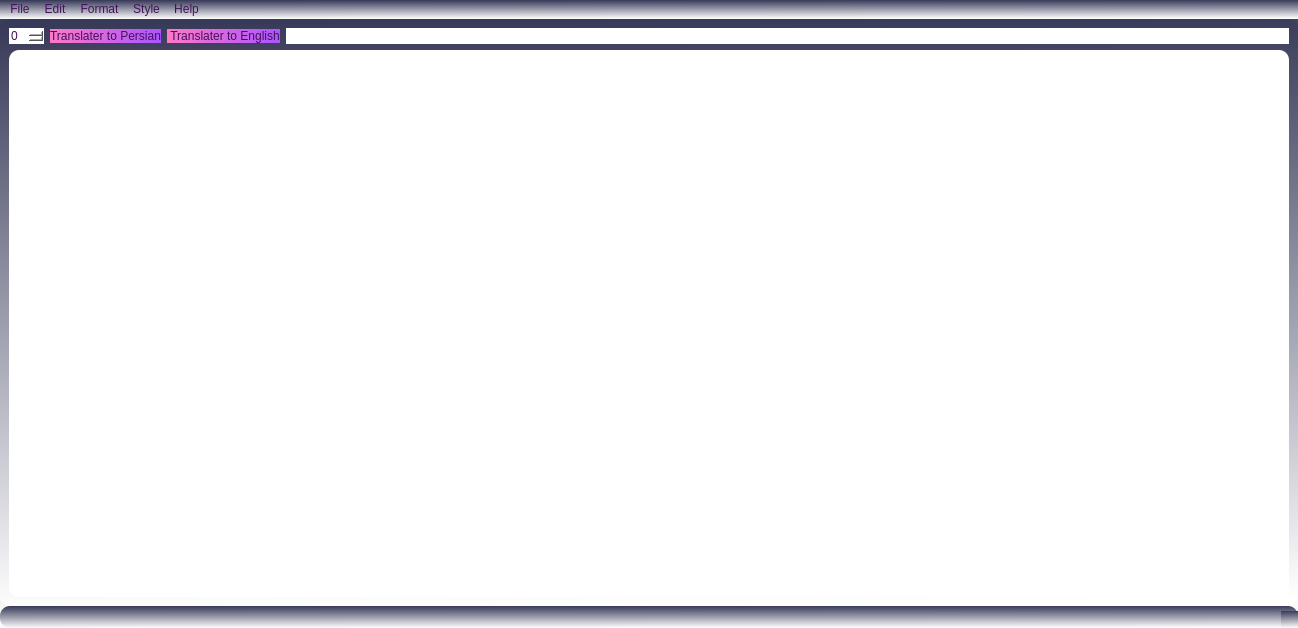
<?xml version="1.0" encoding="UTF-8"?>
<ui version="4.0">
 <class>MainWindow</class>
 <widget class="QMainWindow" name="MainWindow">
  <property name="geometry">
   <rect>
    <x>0</x>
    <y>0</y>
    <width>1298</width>
    <height>628</height>
   </rect>
  </property>
  <property name="windowTitle">
   <string>MainWindow</string>
  </property>
  <property name="styleSheet">
   <string notr="true">background-color: qlineargradient(spread:pad, x1:0.463, y1:0, x2:0.488, y2:1, stop:0 rgba(56, 58, 89, 255), stop:1 rgba(255, 255, 255, 255));
color: rgb(68, 18, 90);
selection-color: rgb(193, 92, 152);
border-radius: 10px;
</string>
  </property>
  <widget class="QWidget" name="centralwidget">
   <layout class="QGridLayout" name="gridLayout">
    <item row="0" column="0">
     <layout class="QVBoxLayout" name="verticalLayout">
      <item>
       <layout class="QHBoxLayout" name="horizontalLayout">
        <item>
         <widget class="QSpinBox" name="FontSize">
          <property name="styleSheet">
           <string notr="true">QAbstractSpinBox { background-color: rgb(255, 255, 255); }
</string>
          </property>
         </widget>
        </item>
        <item>
         <widget class="QPushButton" name="Persian_pushButton">
          <property name="styleSheet">
           <string notr="true">QPushButton { 
background-color: qlineargradient(spread:pad, x1:0, y1:0.511364, x2:1, y2:0.523, stop:0 rgba(254, 121, 199, 255), stop:1 rgba(170, 85, 255, 255));
border-radius: 10px;
}
</string>
          </property>
          <property name="text">
           <string>Translater to Persian</string>
          </property>
         </widget>
        </item>
        <item>
         <widget class="QPushButton" name="English_pushButton">
          <property name="styleSheet">
           <string notr="true">QPushButton {
background-color: qlineargradient(spread:pad, x1:0, y1:0.511364, x2:1, y2:0.523, stop:0 rgba(254, 121, 199, 255), stop:1 rgba(170, 85, 255, 255));
border-radius: 10px;
}</string>
          </property>
          <property name="text">
           <string> Translater to English</string>
          </property>
         </widget>
        </item>
        <item>
         <widget class="QLineEdit" name="lineEdit">
          <property name="styleSheet">
           <string notr="true">QLineEdit { background-color: white} </string>
          </property>
         </widget>
        </item>
       </layout>
      </item>
      <item>
       <widget class="QTextEdit" name="textEdit">
        <property name="styleSheet">
         <string notr="true">QTextEdit { background-color: rgb(255, 255, 255)}</string>
        </property>
       </widget>
      </item>
     </layout>
    </item>
   </layout>
  </widget>
  <widget class="QStatusBar" name="statusbar"/>
  <widget class="QMenuBar" name="menubar">
   <property name="geometry">
    <rect>
     <x>0</x>
     <y>0</y>
     <width>1298</width>
     <height>26</height>
    </rect>
   </property>
   <widget class="QMenu" name="menuFile">
    <property name="title">
     <string>File</string>
    </property>
    <addaction name="actionOpen"/>
    <addaction name="actionNew"/>
    <addaction name="actionSave"/>
    <addaction name="separator"/>
    <addaction name="actionPrint"/>
    <addaction name="actionPrint_Preview"/>
    <addaction name="actionExport"/>
    <addaction name="actionExit"/>
   </widget>
   <widget class="QMenu" name="menuEdit">
    <property name="title">
     <string>Edit</string>
    </property>
    <addaction name="actionCopy"/>
    <addaction name="actionCopy_Paste"/>
    <addaction name="actionCut"/>
    <addaction name="separator"/>
    <addaction name="actionUndo"/>
    <addaction name="actionRedo"/>
   </widget>
   <widget class="QMenu" name="menuFormat">
    <property name="title">
     <string>Format</string>
    </property>
    <addaction name="actionFont"/>
    <addaction name="actionColor"/>
   </widget>
   <widget class="QMenu" name="menuStyle">
    <property name="title">
     <string>Style</string>
    </property>
    <addaction name="actionBold"/>
    <addaction name="actionItalic"/>
    <addaction name="actionUnderline"/>
    <addaction name="separator"/>
    <addaction name="actionLeft"/>
    <addaction name="actionCenter"/>
    <addaction name="actionRight"/>
    <addaction name="actionJusstify"/>
   </widget>
   <widget class="QMenu" name="menuHelp">
    <property name="title">
     <string>Help</string>
    </property>
    <addaction name="actionAbout"/>
   </widget>
   <addaction name="menuFile"/>
   <addaction name="menuEdit"/>
   <addaction name="menuFormat"/>
   <addaction name="menuStyle"/>
   <addaction name="menuHelp"/>
  </widget>
  <action name="actionOpen">
   <property name="icon">
    <iconset>
     <normaloff>icons/icons8-open-64.png</normaloff>icons/icons8-open-64.png</iconset>
   </property>
   <property name="text">
    <string>Open</string>
   </property>
  </action>
  <action name="actionNew">
   <property name="icon">
    <iconset>
     <normaloff>icons/icons8-new-24.png</normaloff>icons/icons8-new-24.png</iconset>
   </property>
   <property name="text">
    <string>New</string>
   </property>
  </action>
  <action name="actionSave">
   <property name="icon">
    <iconset>
     <normaloff>icons/icons8-save-30.png</normaloff>icons/icons8-save-30.png</iconset>
   </property>
   <property name="text">
    <string>Save</string>
   </property>
  </action>
  <action name="actionPrint">
   <property name="icon">
    <iconset>
     <normaloff>icons/icons8-print-24.png</normaloff>icons/icons8-print-24.png</iconset>
   </property>
   <property name="text">
    <string>Print</string>
   </property>
  </action>
  <action name="actionPrint_Preview">
   <property name="icon">
    <iconset>
     <normaloff>icons/print preview.jpg</normaloff>icons/print preview.jpg</iconset>
   </property>
   <property name="text">
    <string>Print Preview</string>
   </property>
  </action>
  <action name="actionExport">
   <property name="icon">
    <iconset>
     <normaloff>icons/icons8-pdf-24.png</normaloff>icons/icons8-pdf-24.png</iconset>
   </property>
   <property name="text">
    <string>Export PDF</string>
   </property>
  </action>
  <action name="actionExit">
   <property name="icon">
    <iconset>
     <normaloff>icons/exit.jpg</normaloff>icons/exit.jpg</iconset>
   </property>
   <property name="text">
    <string>Exit</string>
   </property>
  </action>
  <action name="actionCopy">
   <property name="icon">
    <iconset>
     <normaloff>icons/icons8-copy-24.png</normaloff>icons/icons8-copy-24.png</iconset>
   </property>
   <property name="text">
    <string>Copy</string>
   </property>
  </action>
  <action name="actionCopy_Paste">
   <property name="icon">
    <iconset>
     <normaloff>icons/icons8-paste-24.png</normaloff>icons/icons8-paste-24.png</iconset>
   </property>
   <property name="text">
    <string>Paste</string>
   </property>
  </action>
  <action name="actionUndo">
   <property name="icon">
    <iconset>
     <normaloff>icons/icons8-undo-30.png</normaloff>icons/icons8-undo-30.png</iconset>
   </property>
   <property name="text">
    <string>Undo</string>
   </property>
  </action>
  <action name="actionRedo">
   <property name="icon">
    <iconset>
     <normaloff>icons/icons8-redo-30.png</normaloff>icons/icons8-redo-30.png</iconset>
   </property>
   <property name="text">
    <string>Redo</string>
   </property>
  </action>
  <action name="actionFont">
   <property name="icon">
    <iconset>
     <normaloff>icons/icons8-choose-font-30.png</normaloff>icons/icons8-choose-font-30.png</iconset>
   </property>
   <property name="text">
    <string>Font</string>
   </property>
  </action>
  <action name="actionColor">
   <property name="icon">
    <iconset>
     <normaloff>icons/icons8-color-64.png</normaloff>icons/icons8-color-64.png</iconset>
   </property>
   <property name="text">
    <string>Color</string>
   </property>
  </action>
  <action name="actionBold">
   <property name="icon">
    <iconset>
     <normaloff>icons/icons8-bold-30.png</normaloff>icons/icons8-bold-30.png</iconset>
   </property>
   <property name="text">
    <string>Bold</string>
   </property>
  </action>
  <action name="actionItalic">
   <property name="icon">
    <iconset>
     <normaloff>icons/icons8-italic-30.png</normaloff>icons/icons8-italic-30.png</iconset>
   </property>
   <property name="text">
    <string>Italic</string>
   </property>
  </action>
  <action name="actionLeft">
   <property name="icon">
    <iconset>
     <normaloff>icons/alignLeft.jpg</normaloff>icons/alignLeft.jpg</iconset>
   </property>
   <property name="text">
    <string>Left</string>
   </property>
  </action>
  <action name="actionCenter">
   <property name="icon">
    <iconset>
     <normaloff>icons/icons8-align-center-30.png</normaloff>icons/icons8-align-center-30.png</iconset>
   </property>
   <property name="text">
    <string>Center</string>
   </property>
  </action>
  <action name="actionRight">
   <property name="icon">
    <iconset>
     <normaloff>icons/icons8-align-right-16.png</normaloff>icons/icons8-align-right-16.png</iconset>
   </property>
   <property name="text">
    <string>Right</string>
   </property>
  </action>
  <action name="actionJusstify">
   <property name="icon">
    <iconset>
     <normaloff>icons/icons8-align-justify-30.png</normaloff>icons/icons8-align-justify-30.png</iconset>
   </property>
   <property name="text">
    <string>Justify</string>
   </property>
  </action>
  <action name="actionAbout">
   <property name="text">
    <string>About</string>
   </property>
  </action>
  <action name="actionUnderline">
   <property name="icon">
    <iconset>
     <normaloff>icons/icons8-underline-30.png</normaloff>icons/icons8-underline-30.png</iconset>
   </property>
   <property name="text">
    <string>Underline</string>
   </property>
  </action>
  <action name="actionCut">
   <property name="icon">
    <iconset>
     <normaloff>icons/icons8-cut-30.png</normaloff>icons/icons8-cut-30.png</iconset>
   </property>
   <property name="text">
    <string>Cut</string>
   </property>
  </action>
 </widget>
 <resources/>
 <connections/>
</ui>
